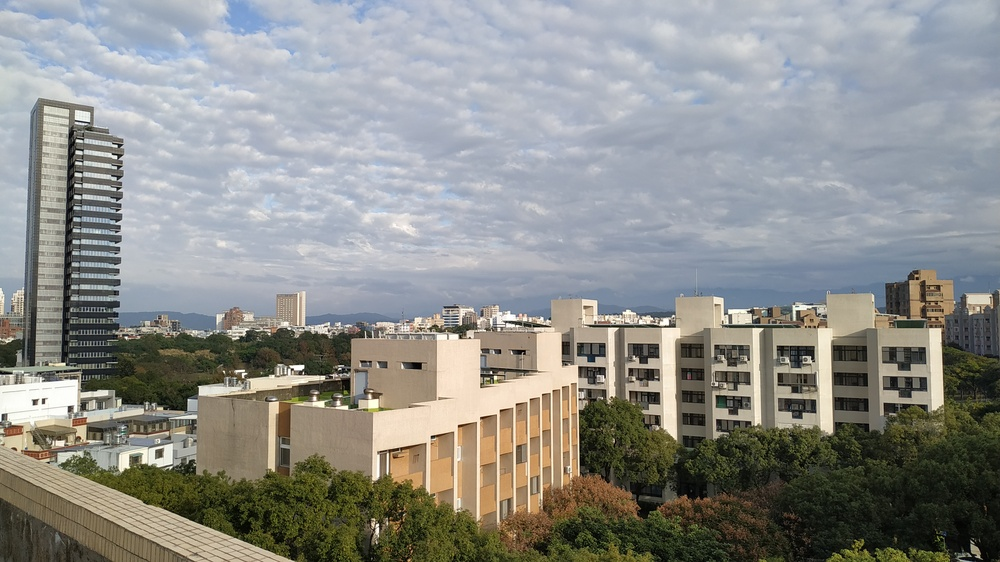
#> input picture img1.jpg, 1000 x 562 px, shrunk from 4000 x 2250 before the run, found by its file name
$ python MergingImages.py
#> lines starting #> are read from the running program, lines starting #| are printed output that depends on the picture
"""
Syntax: Image.merge(mode, bands)
where-
    mode − The mode to use for the output image.
    bands − A sequence containing one single-band image for each band in the output image. All bands
            must have the same size.
    Return value − An Image objects.
"""

from PIL import Image

photo = Image.open("img1.jpg")
#> photo is the input picture: PIL image 1000x562 RGB; mean R, G, B 141.4, 142.4, 139.1
r, g, b = photo.split()
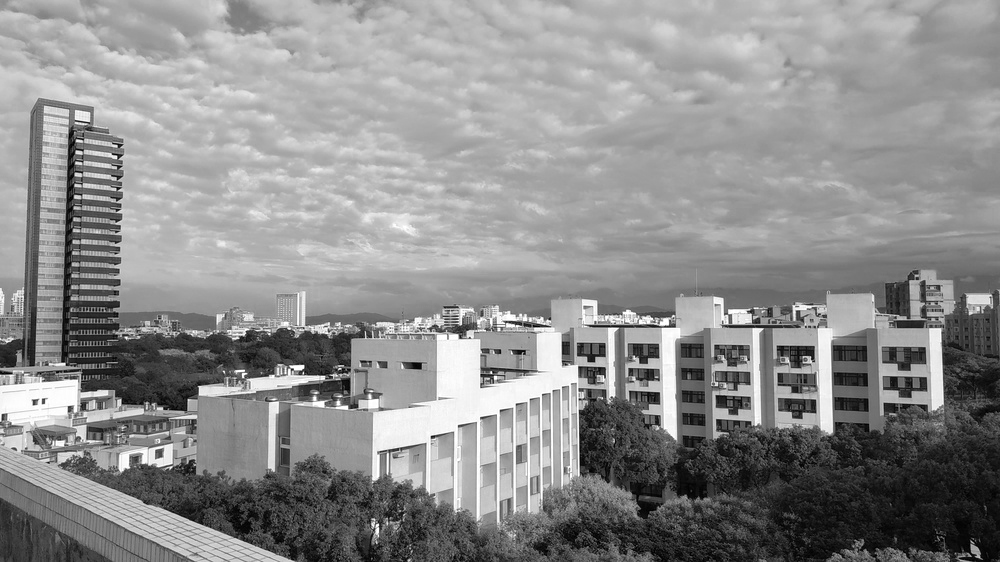
#> r: PIL image 1000x562 L; min 0, max 255, mean 141.4
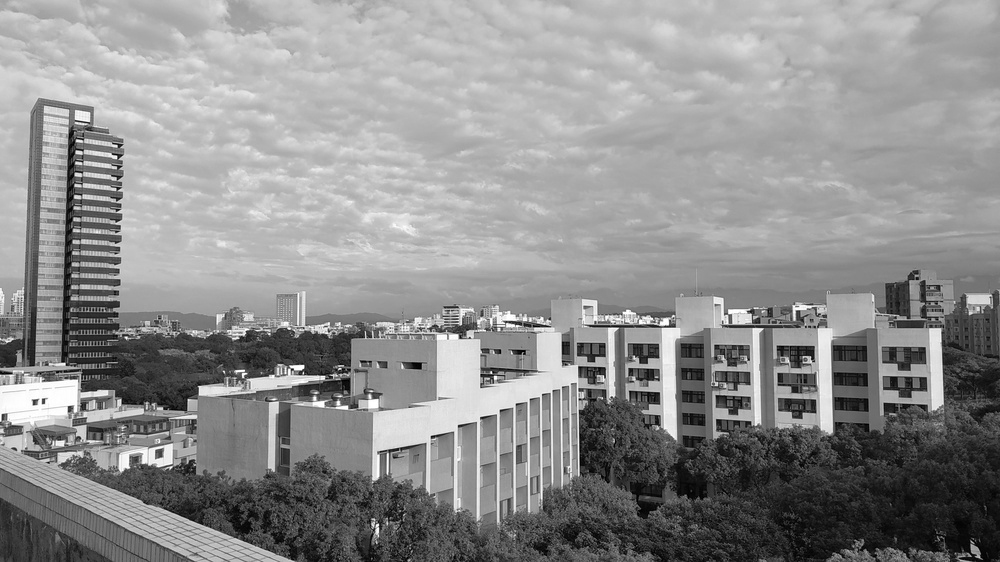
#> g: PIL image 1000x562 L; min 0, max 255, mean 142.4
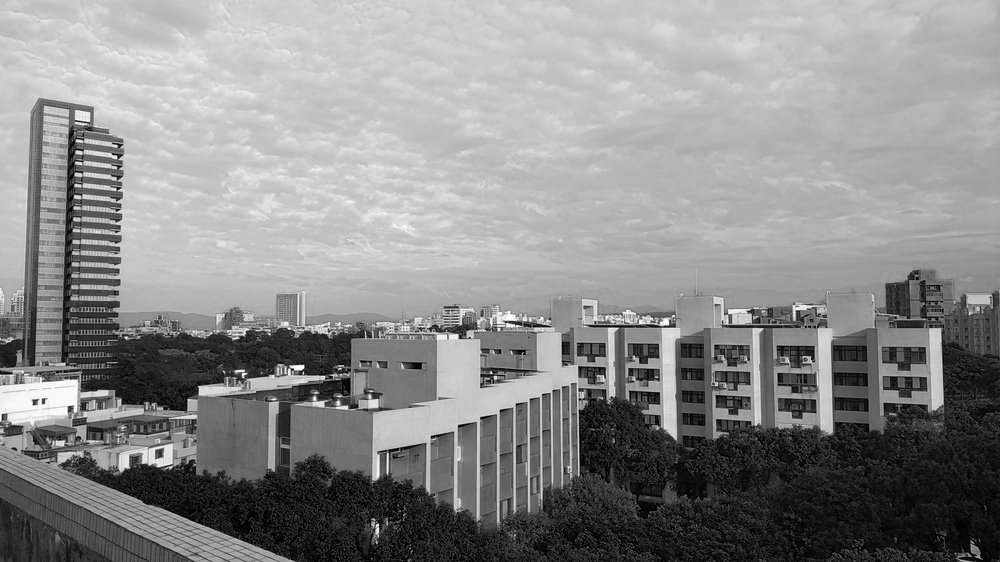
#> b: PIL image 1000x562 L; min 0, max 255, mean 139.1
# image.show()
photo1 = Image.merge("RGB", (b, g, r))
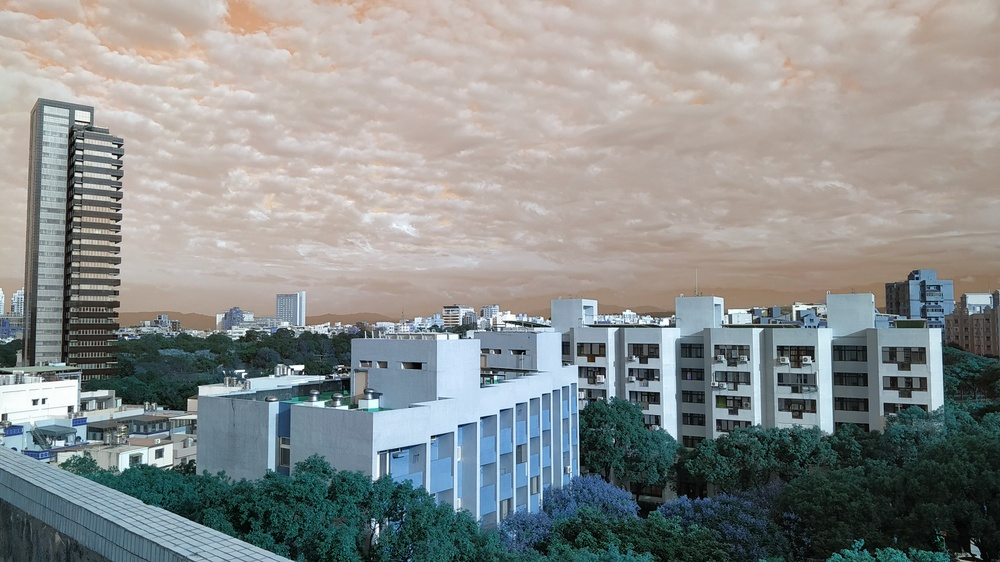
#> photo1: PIL image 1000x562 RGB; mean R, G, B 139.1, 142.4, 141.4
photo1.show()
